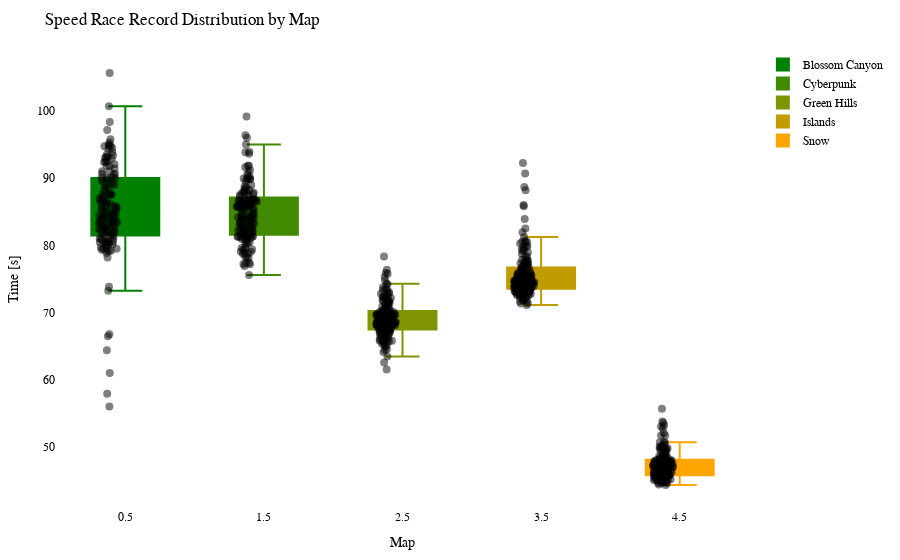

This figure's notebook cell:
### Code cell
import plotly.graph_objects as go
import plotly.io as pio

df = getRecordsDataframe(minigame="Wettrennen")

# Calculate the offset for centering the data points
num_columns = len(df.columns)
offset = 0.5

# Create a Swarm plot using Plotly
fig = go.Figure()

cmap = LinearSegmentedColormap.from_list("green_orange", ["green", "orange"])
colors = [to_hex(cmap(i / (num_columns - 1))) for i in range(num_columns)]

for i, (column, color) in enumerate(zip(df.columns, colors)):
    x_values = [i + offset] * len(df[column])  # Adjust x-values with offset for horizontal centering
    fig.add_trace(go.Box(x=x_values,
                         y=df[column],
                         name=column,
                         boxpoints='all',
                         pointpos=-0.5,  # Adjust point position to prevent overlapping
                         marker=dict(color='rgba(0,0,0,0.5)', size=8),  # Adjust marker color and size
                         line=dict(color=color),
                         fillcolor=color,
                         hovertext=df_to_html.index,
                         hoverinfo='name+text+y',
                         showlegend=True))

fig.update_layout(title="Speed Race Record Distribution by Map",
                  xaxis=dict(title="Map"),
                  yaxis=dict(title="Time [s]"),
                  showlegend=True,
                  font=dict(family="Arial", size=12, color="black"),  # Customize font
                  plot_bgcolor="white",  # Set background color
                  margin=dict(l=50, r=50, t=50, b=50),  # Adjust margins for better layout
                  )


pio.show(fig)

pio.write_html(fig, "out/wettr_swarm_plot.html")

### Figure 1 — Plotly figure (JSON) as saved in the notebook; plotly's stock layout.template omitted (floating-point values rounded to 4 significant figures; data arrays with more than 128 entries replaced by an {"elided": "..."} marker saying what was removed)
{"data": [{"boxpoints": "all", "fillcolor": "#008000", "hoverinfo": "name+text+y", "hovertext": {"elided": "172 str values"}, "line": {"color": "#008000"}, "marker": {"color": "rgba(0,0,0,0.5)", "size": 8}, "name": "Blossom Canyon", "pointpos": -0.5, "showlegend": true, "type": "box", "x": {"elided": "172 float values"}, "y": {"elided": "172 float values"}}, {"boxpoints": "all", "fillcolor": "#408900", "hoverinfo": "name+text+y", "hovertext": {"elided": "172 str values"}, "line": {"color": "#408900"}, "marker": {"color": "rgba(0,0,0,0.5)", "size": 8}, "name": "Cyberpunk", "pointpos": -0.5, "showlegend": true, "type": "box", "x": {"elided": "172 float values"}, "y": {"elided": "172 float values"}}, {"boxpoints": "all", "fillcolor": "#809300", "hoverinfo": "name+text+y", "hovertext": {"elided": "172 str values"}, "line": {"color": "#809300"}, "marker": {"color": "rgba(0,0,0,0.5)", "size": 8}, "name": "Green Hills", "pointpos": -0.5, "showlegend": true, "type": "box", "x": {"elided": "172 float values"}, "y": {"elided": "172 float values"}}, {"boxpoints": "all", "fillcolor": "#c09c00", "hoverinfo": "name+text+y", "hovertext": {"elided": "172 str values"}, "line": {"color": "#c09c00"}, "marker": {"color": "rgba(0,0,0,0.5)", "size": 8}, "name": "Islands", "pointpos": -0.5, "showlegend": true, "type": "box", "x": {"elided": "172 float values"}, "y": {"elided": "172 float values"}}, {"boxpoints": "all", "fillcolor": "#ffa500", "hoverinfo": "name+text+y", "hovertext": {"elided": "172 str values"}, "line": {"color": "#ffa500"}, "marker": {"color": "rgba(0,0,0,0.5)", "size": 8}, "name": "Snow", "pointpos": -0.5, "showlegend": true, "type": "box", "x": {"elided": "172 float values"}, "y": {"elided": "172 float values"}}], "layout": {"font": {"color": "black", "family": "Arial", "size": 12}, "margin": {"b": 50, "l": 50, "r": 50, "t": 50}, "plot_bgcolor": "white", "showlegend": true, "title": {"text": "Speed Race Record Distribution by Map"}, "xaxis": {"title": {"text": "Map"}}, "yaxis": {"title": {"text": "Time [s]"}}}}
